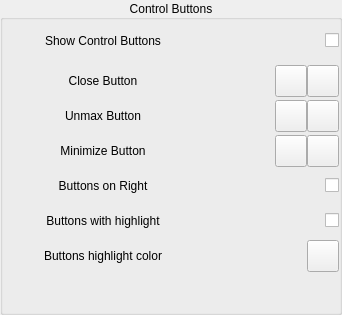
           <widget class="QGroupBox" name="groupBox">
            <property name="title">
             <string>Control Buttons</string>
            </property>
            <property name="alignment">
             <set>Qt::AlignCenter</set>
            </property>
            <property name="flat">
             <bool>false</bool>
            </property>
            <layout class="QVBoxLayout" name="verticalLayout_3">
             <property name="spacing">
              <number>3</number>
             </property>
             <property name="leftMargin">
              <number>0</number>
             </property>
             <property name="topMargin">
              <number>0</number>
             </property>
             <property name="rightMargin">
              <number>0</number>
             </property>
             <property name="bottomMargin">
              <number>0</number>
             </property>
             <item>
              <widget class="QWidget" name="widget_9" native="true">
               <layout class="QHBoxLayout" name="horizontalLayout_10">
                <property name="spacing">
                 <number>0</number>
                </property>
                <property name="leftMargin">
                 <number>0</number>
                </property>
                <property name="topMargin">
                 <number>5</number>
                </property>
                <property name="rightMargin">
                 <number>0</number>
                </property>
                <property name="bottomMargin">
                 <number>5</number>
                </property>
                <item>
                 <widget class="QLabel" name="label_16">
                  <property name="minimumSize">
                   <size>
                    <width>200</width>
                    <height>32</height>
                   </size>
                  </property>
                  <property name="maximumSize">
                   <size>
                    <width>200</width>
                    <height>16777215</height>
                   </size>
                  </property>
                  <property name="text">
                   <string>Show Control Buttons</string>
                  </property>
                  <property name="alignment">
                   <set>Qt::AlignCenter</set>
                  </property>
                 </widget>
                </item>
                <item>
                 <spacer name="horizontalSpacer_8">
                  <property name="orientation">
                   <enum>Qt::Horizontal</enum>
                  </property>
                  <property name="sizeHint" stdset="0">
                   <size>
                    <width>40</width>
                    <height>20</height>
                   </size>
                  </property>
                 </spacer>
                </item>
                <item>
                 <widget class="QCheckBox" name="showButtonsCheckBox">
                  <property name="text">
                   <string/>
                  </property>
                 </widget>
                </item>
               </layout>
              </widget>
             </item>
             <item>
              <widget class="QWidget" name="widget_4" native="true">
               <layout class="QHBoxLayout" name="horizontalLayout_4">
                <property name="spacing">
                 <number>0</number>
                </property>
                <property name="leftMargin">
                 <number>0</number>
                </property>
                <property name="topMargin">
                 <number>0</number>
                </property>
                <property name="rightMargin">
                 <number>0</number>
                </property>
                <property name="bottomMargin">
                 <number>0</number>
                </property>
                <item>
                 <widget class="QLabel" name="label_3">
                  <property name="minimumSize">
                   <size>
                    <width>200</width>
                    <height>0</height>
                   </size>
                  </property>
                  <property name="maximumSize">
                   <size>
                    <width>200</width>
                    <height>16777215</height>
                   </size>
                  </property>
                  <property name="text">
                   <string>Close Button</string>
                  </property>
                  <property name="alignment">
                   <set>Qt::AlignCenter</set>
                  </property>
                 </widget>
                </item>
                <item>
                 <spacer name="horizontalSpacer_3">
                  <property name="orientation">
                   <enum>Qt::Horizontal</enum>
                  </property>
                  <property name="sizeHint" stdset="0">
                   <size>
                    <width>40</width>
                    <height>20</height>
                   </size>
                  </property>
                 </spacer>
                </item>
                <item>
                 <widget class="QLabel" name="closeButtonLabel">
                  <property name="minimumSize">
                   <size>
                    <width>32</width>
                    <height>32</height>
                   </size>
                  </property>
                  <property name="maximumSize">
                   <size>
                    <width>32</width>
                    <height>32</height>
                   </size>
                  </property>
                  <property name="text">
                   <string notr="true"/>
                  </property>
                 </widget>
                </item>
                <item>
                 <widget class="QToolButton" name="closeButtonToolButton">
                  <property name="minimumSize">
                   <size>
                    <width>32</width>
                    <height>32</height>
                   </size>
                  </property>
                  <property name="maximumSize">
                   <size>
                    <width>32</width>
                    <height>32</height>
                   </size>
                  </property>
                  <property name="toolTip">
                   <string>Config</string>
                  </property>
                  <property name="text">
                   <string/>
                  </property>
                  <property name="icon">
                   <iconset theme=":/icons/config.svg">
                    <normaloff>.</normaloff>.</iconset>
                  </property>
                 </widget>
                </item>
                <item>
                 <widget class="QToolButton" name="closeResetToolButton">
                  <property name="minimumSize">
                   <size>
                    <width>32</width>
                    <height>32</height>
                   </size>
                  </property>
                  <property name="maximumSize">
                   <size>
                    <width>32</width>
                    <height>32</height>
                   </size>
                  </property>
                  <property name="toolTip">
                   <string>Reset</string>
                  </property>
                  <property name="text">
                   <string/>
                  </property>
                  <property name="icon">
                   <iconset theme=":/icons/reset.svg">
                    <normaloff>.</normaloff>.</iconset>
                  </property>
                 </widget>
                </item>
               </layout>
              </widget>
             </item>
             <item>
              <widget class="QWidget" name="widget_5" native="true">
               <layout class="QHBoxLayout" name="horizontalLayout_5">
                <property name="spacing">
                 <number>0</number>
                </property>
                <property name="leftMargin">
                 <number>0</number>
                </property>
                <property name="topMargin">
                 <number>0</number>
                </property>
                <property name="rightMargin">
                 <number>0</number>
                </property>
                <property name="bottomMargin">
                 <number>0</number>
                </property>
                <item>
                 <widget class="QLabel" name="label_7">
                  <property name="minimumSize">
                   <size>
                    <width>200</width>
                    <height>0</height>
                   </size>
                  </property>
                  <property name="maximumSize">
                   <size>
                    <width>200</width>
                    <height>16777215</height>
                   </size>
                  </property>
                  <property name="text">
                   <string>Unmax Button</string>
                  </property>
                  <property name="alignment">
                   <set>Qt::AlignCenter</set>
                  </property>
                 </widget>
                </item>
                <item>
                 <spacer name="horizontalSpacer_4">
                  <property name="orientation">
                   <enum>Qt::Horizontal</enum>
                  </property>
                  <property name="sizeHint" stdset="0">
                   <size>
                    <width>40</width>
                    <height>20</height>
                   </size>
                  </property>
                 </spacer>
                </item>
                <item>
                 <widget class="QLabel" name="unmaxButtonLabel">
                  <property name="minimumSize">
                   <size>
                    <width>32</width>
                    <height>32</height>
                   </size>
                  </property>
                  <property name="maximumSize">
                   <size>
                    <width>32</width>
                    <height>32</height>
                   </size>
                  </property>
                  <property name="text">
                   <string notr="true"/>
                  </property>
                 </widget>
                </item>
                <item>
                 <widget class="QToolButton" name="unmaxButtonToolButton">
                  <property name="minimumSize">
                   <size>
                    <width>32</width>
                    <height>32</height>
                   </size>
                  </property>
                  <property name="maximumSize">
                   <size>
                    <width>32</width>
                    <height>32</height>
                   </size>
                  </property>
                  <property name="toolTip">
                   <string>Config</string>
                  </property>
                  <property name="text">
                   <string/>
                  </property>
                  <property name="icon">
                   <iconset theme=":/icons/config.svg">
                    <normaloff>.</normaloff>.</iconset>
                  </property>
                 </widget>
                </item>
                <item>
                 <widget class="QToolButton" name="unmaxResetToolButton">
                  <property name="minimumSize">
                   <size>
                    <width>32</width>
                    <height>32</height>
                   </size>
                  </property>
                  <property name="maximumSize">
                   <size>
                    <width>32</width>
                    <height>32</height>
                   </size>
                  </property>
                  <property name="toolTip">
                   <string>Reset</string>
                  </property>
                  <property name="text">
                   <string/>
                  </property>
                  <property name="icon">
                   <iconset theme=":/icons/reset.svg">
                    <normaloff>.</normaloff>.</iconset>
                  </property>
                 </widget>
                </item>
               </layout>
              </widget>
             </item>
             <item>
              <widget class="QWidget" name="widget_6" native="true">
               <layout class="QHBoxLayout" name="horizontalLayout_6">
                <property name="spacing">
                 <number>0</number>
                </property>
                <property name="leftMargin">
                 <number>0</number>
                </property>
                <property name="topMargin">
                 <number>0</number>
                </property>
                <property name="rightMargin">
                 <number>0</number>
                </property>
                <property name="bottomMargin">
                 <number>0</number>
                </property>
                <item>
                 <widget class="QLabel" name="label_9">
                  <property name="minimumSize">
                   <size>
                    <width>200</width>
                    <height>0</height>
                   </size>
                  </property>
                  <property name="maximumSize">
                   <size>
                    <width>200</width>
                    <height>16777215</height>
                   </size>
                  </property>
                  <property name="text">
                   <string>Minimize Button</string>
                  </property>
                  <property name="alignment">
                   <set>Qt::AlignCenter</set>
                  </property>
                 </widget>
                </item>
                <item>
                 <spacer name="horizontalSpacer_5">
                  <property name="orientation">
                   <enum>Qt::Horizontal</enum>
                  </property>
                  <property name="sizeHint" stdset="0">
                   <size>
                    <width>40</width>
                    <height>20</height>
                   </size>
                  </property>
                 </spacer>
                </item>
                <item>
                 <widget class="QLabel" name="minButtonLabel">
                  <property name="minimumSize">
                   <size>
                    <width>32</width>
                    <height>32</height>
                   </size>
                  </property>
                  <property name="maximumSize">
                   <size>
                    <width>32</width>
                    <height>32</height>
                   </size>
                  </property>
                  <property name="text">
                   <string notr="true"/>
                  </property>
                 </widget>
                </item>
                <item>
                 <widget class="QToolButton" name="minToolButton">
                  <property name="minimumSize">
                   <size>
                    <width>32</width>
                    <height>32</height>
                   </size>
                  </property>
                  <property name="maximumSize">
                   <size>
                    <width>32</width>
                    <height>32</height>
                   </size>
                  </property>
                  <property name="toolTip">
                   <string>Config</string>
                  </property>
                  <property name="text">
                   <string/>
                  </property>
                  <property name="icon">
                   <iconset theme=":/icons/config.svg">
                    <normaloff>.</normaloff>.</iconset>
                  </property>
                 </widget>
                </item>
                <item>
                 <widget class="QToolButton" name="minResetToolButton">
                  <property name="minimumSize">
                   <size>
                    <width>32</width>
                    <height>32</height>
                   </size>
                  </property>
                  <property name="maximumSize">
                   <size>
                    <width>32</width>
                    <height>32</height>
                   </size>
                  </property>
                  <property name="toolTip">
                   <string>Reset</string>
                  </property>
                  <property name="text">
                   <string/>
                  </property>
                  <property name="icon">
                   <iconset theme=":/icons/reset.svg">
                    <normaloff>.</normaloff>.</iconset>
                  </property>
                 </widget>
                </item>
               </layout>
              </widget>
             </item>
             <item>
              <widget class="QWidget" name="widget_13" native="true">
               <layout class="QHBoxLayout" name="horizontalLayout_14">
                <property name="spacing">
                 <number>0</number>
                </property>
                <property name="leftMargin">
                 <number>0</number>
                </property>
                <property name="topMargin">
                 <number>0</number>
                </property>
                <property name="rightMargin">
                 <number>0</number>
                </property>
                <property name="bottomMargin">
                 <number>0</number>
                </property>
                <item>
                 <widget class="QLabel" name="label_23">
                  <property name="minimumSize">
                   <size>
                    <width>200</width>
                    <height>32</height>
                   </size>
                  </property>
                  <property name="maximumSize">
                   <size>
                    <width>200</width>
                    <height>16777215</height>
                   </size>
                  </property>
                  <property name="text">
                   <string>Buttons on Right</string>
                  </property>
                  <property name="alignment">
                   <set>Qt::AlignCenter</set>
                  </property>
                 </widget>
                </item>
                <item>
                 <spacer name="horizontalSpacer_12">
                  <property name="orientation">
                   <enum>Qt::Horizontal</enum>
                  </property>
                  <property name="sizeHint" stdset="0">
                   <size>
                    <width>40</width>
                    <height>20</height>
                   </size>
                  </property>
                 </spacer>
                </item>
                <item>
                 <widget class="QCheckBox" name="buttonOnRightCheckBox">
                  <property name="text">
                   <string/>
                  </property>
                 </widget>
                </item>
               </layout>
              </widget>
             </item>
             <item>
              <widget class="QWidget" name="widget_14" native="true">
               <property name="minimumSize">
                <size>
                 <width>0</width>
                 <height>32</height>
                </size>
               </property>
               <layout class="QHBoxLayout" name="horizontalLayout_15">
                <property name="spacing">
                 <number>0</number>
                </property>
                <property name="leftMargin">
                 <number>0</number>
                </property>
                <property name="topMargin">
                 <number>0</number>
                </property>
                <property name="rightMargin">
                 <number>0</number>
                </property>
                <property name="bottomMargin">
                 <number>0</number>
                </property>
                <item>
                 <widget class="QLabel" name="label_24">
                  <property name="minimumSize">
                   <size>
                    <width>200</width>
                    <height>0</height>
                   </size>
                  </property>
                  <property name="text">
                   <string>Buttons with highlight</string>
                  </property>
                  <property name="alignment">
                   <set>Qt::AlignCenter</set>
                  </property>
                 </widget>
                </item>
                <item>
                 <spacer name="horizontalSpacer_13">
                  <property name="orientation">
                   <enum>Qt::Horizontal</enum>
                  </property>
                  <property name="sizeHint" stdset="0">
                   <size>
                    <width>40</width>
                    <height>20</height>
                   </size>
                  </property>
                 </spacer>
                </item>
                <item>
                 <widget class="QCheckBox" name="buttonHighlightCheckBox">
                  <property name="text">
                   <string/>
                  </property>
                 </widget>
                </item>
               </layout>
              </widget>
             </item>
             <item>
              <widget class="QWidget" name="widget_15" native="true">
               <property name="minimumSize">
                <size>
                 <width>0</width>
                 <height>32</height>
                </size>
               </property>
               <layout class="QHBoxLayout" name="horizontalLayout_16">
                <property name="spacing">
                 <number>0</number>
                </property>
                <property name="leftMargin">
                 <number>0</number>
                </property>
                <property name="topMargin">
                 <number>0</number>
                </property>
                <property name="rightMargin">
                 <number>0</number>
                </property>
                <property name="bottomMargin">
                 <number>0</number>
                </property>
                <item>
                 <widget class="QLabel" name="label_25">
                  <property name="minimumSize">
                   <size>
                    <width>200</width>
                    <height>0</height>
                   </size>
                  </property>
                  <property name="text">
                   <string>Buttons highlight color</string>
                  </property>
                  <property name="alignment">
                   <set>Qt::AlignCenter</set>
                  </property>
                 </widget>
                </item>
                <item>
                 <spacer name="horizontalSpacer_14">
                  <property name="orientation">
                   <enum>Qt::Horizontal</enum>
                  </property>
                  <property name="sizeHint" stdset="0">
                   <size>
                    <width>40</width>
                    <height>20</height>
                   </size>
                  </property>
                 </spacer>
                </item>
                <item>
                 <widget class="QLabel" name="buttonHighlightColorLabel">
                  <property name="minimumSize">
                   <size>
                    <width>32</width>
                    <height>32</height>
                   </size>
                  </property>
                  <property name="text">
                   <string notr="true"/>
                  </property>
                  <property name="alignment">
                   <set>Qt::AlignCenter</set>
                  </property>
                 </widget>
                </item>
                <item>
                 <widget class="QToolButton" name="buttonHighlightColorToolButton">
                  <property name="minimumSize">
                   <size>
                    <width>32</width>
                    <height>32</height>
                   </size>
                  </property>
                  <property name="text">
                   <string/>
                  </property>
                 </widget>
                </item>
               </layout>
              </widget>
             </item>
             <item>
              <spacer name="verticalSpacer_3">
               <property name="orientation">
                <enum>Qt::Vertical</enum>
               </property>
               <property name="sizeHint" stdset="0">
                <size>
                 <width>20</width>
                 <height>40</height>
                </size>
               </property>
              </spacer>
             </item>
            </layout>
           </widget>
